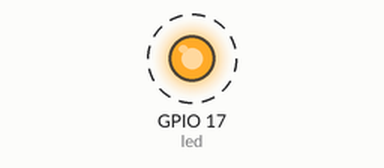
Simulated run of this program. Board: Raspberry Pi (BCM pin numbers). Parts: output pins drawn as LEDs (lit = HIGH). Dashed ring = blinking.

Above: at 0.5 s.
Timing chart, 0 to 4.6 s (numbered marks = the images above):
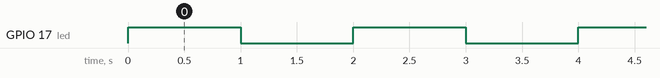

Measured:
- by itself, GPIO 17 (led): alternates HIGH for 1.0 s and LOW for 1.0 s

The program:

TRAFFICLIGHTS_remote.py
```python
#!/usr/bin/env python
# https://gpiozero.readthedocs.io/en/stable/recipes.html
from gpiozero import LED
from gpiozero.pins.pigpio import PiGPIOFactory
from time import sleep


factory = PiGPIOFactory(host='192.168.2.172')
led = LED(17, pin_factory=factory)

while True:
    led.on()
    sleep(1)
    led.off()
    sleep(1)
```
